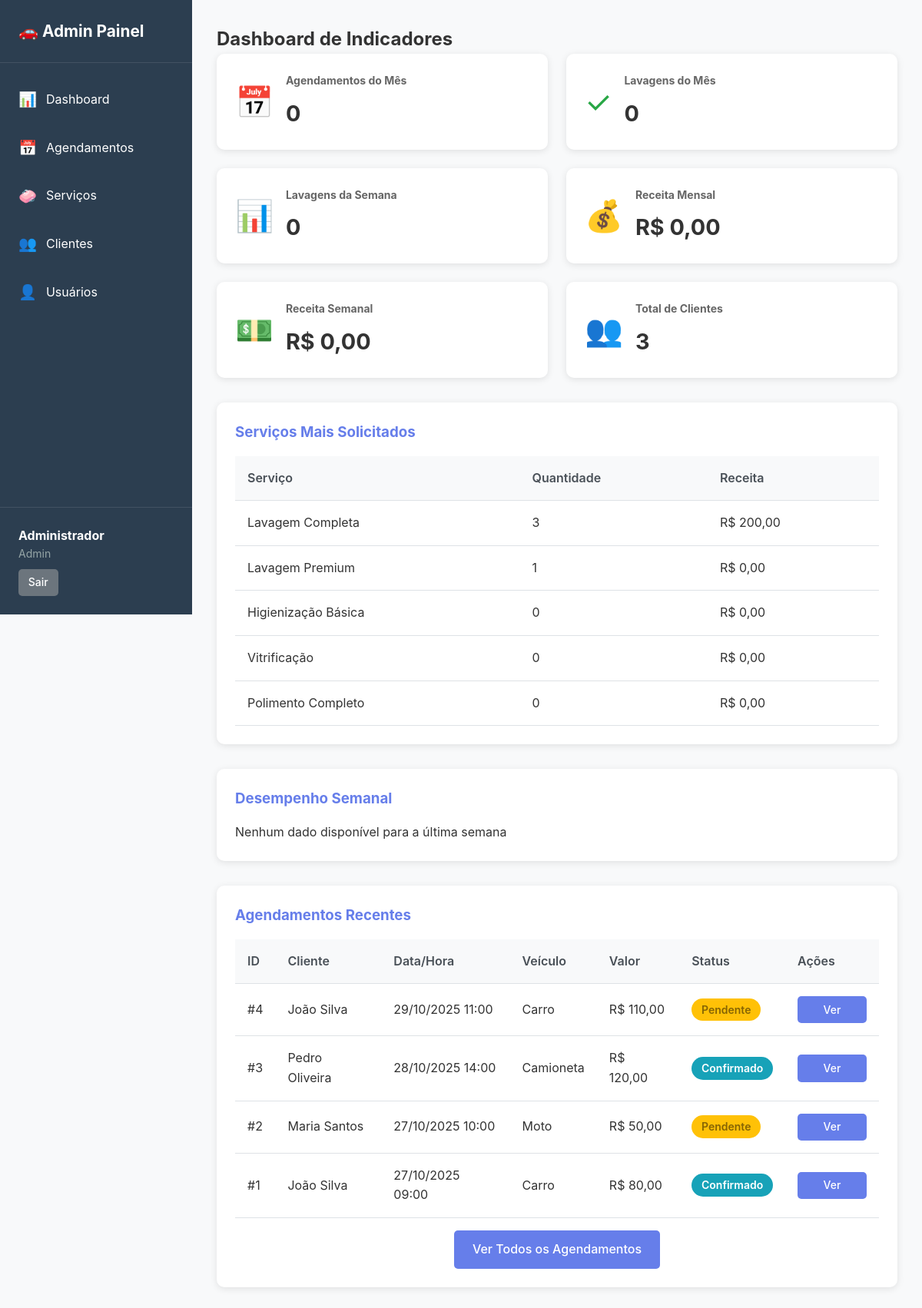
The app's page /public/admin/dashboard.php (signed in) with its own data.
### tables this page shows
CREATE TABLE agendamentos (
    id INT PRIMARY KEY AUTO_INCREMENT,
    cliente_id INT NOT NULL,
    data_agendamento DATE NOT NULL,
    hora_agendamento TIME NOT NULL,
    tipo_veiculo ENUM('moto', 'carro', 'camioneta') NOT NULL,
    placa_veiculo VARCHAR(20),
    modelo_veiculo VARCHAR(100),
    observacoes TEXT,
    valor_total DECIMAL(10,2) NOT NULL,
    status ENUM('pendente', 'confirmado', 'em_andamento', 'concluido', 'cancelado') DEFAULT 'pendente',
    data_criacao TIMESTAMP DEFAULT CURRENT_TIMESTAMP,
    data_atualizacao TIMESTAMP DEFAULT CURRENT_TIMESTAMP ON UPDATE CURRENT_TIMESTAMP,
    FOREIGN KEY (cliente_id) REFERENCES clientes(id),
    INDEX idx_cliente (cliente_id),
    INDEX idx_data (data_agendamento),
    INDEX idx_status (status),
    INDEX idx_data_hora (data_agendamento, hora_agendamento)
);

CREATE TABLE clientes (
    id INT PRIMARY KEY AUTO_INCREMENT,
    nome VARCHAR(100) NOT NULL,
    email VARCHAR(100) UNIQUE NOT NULL,
    senha VARCHAR(255) NOT NULL,
    telefone VARCHAR(20) NOT NULL,
    endereco VARCHAR(255) NOT NULL,
    cidade VARCHAR(100) NOT NULL,
    estado VARCHAR(2) NOT NULL,
    cep VARCHAR(10) NOT NULL,
    data_cadastro TIMESTAMP DEFAULT CURRENT_TIMESTAMP,
    data_atualizacao TIMESTAMP DEFAULT CURRENT_TIMESTAMP ON UPDATE CURRENT_TIMESTAMP,
    INDEX idx_email (email),
    INDEX idx_nome (nome),
    INDEX idx_telefone (telefone)
);

### app/models/Agendamento.php (called while the page is built, shortened)
<?php
class Agendamento {
    private $conn;
    private $table_name = "agendamentos";
    public function __construct($db = null) {
        if ($db) {
            $this->conn = $db;
        } else {
            $database = new Database();
            $this->conn = $database->getConnection();
        }
    }
    public function readAll() {
        $query = "SELECT a.*, c.nome as cliente_nome, c.telefone as cliente_telefone
                  FROM " . $this->table_name . " a
                  INNER JOIN clientes c ON a.cliente_id = c.id
                  ORDER BY a.data_agendamento DESC, a.hora_agendamento DESC";
        $stmt = $this->conn->prepare($query);
        $stmt->execute();
        return $stmt;
    }
    public function totalAgendamentosMes() {
        $query = "SELECT COUNT(*) as total
                  FROM " . $this->table_name . "
                  WHERE MONTH(data_agendamento) = MONTH(CURDATE())
                  AND YEAR(data_agendamento) = YEAR(CURDATE())";
        $stmt = $this->conn->prepare($query);
        $stmt->execute();
        $row = $stmt->fetch(PDO::FETCH_ASSOC);
        return $row['total'];
    }
    public function totalLavagensMes() {
        $query = "SELECT COUNT(*) as total
                  FROM " . $this->table_name . "
                  WHERE status = 'concluido'
                  AND MONTH(data_agendamento) = MONTH(CURDATE())
                  AND YEAR(data_agendamento) = YEAR(CURDATE())";
        $stmt = $this->conn->prepare($query);
        $stmt->execute();
        $row = $stmt->fetch(PDO::FETCH_ASSOC);
        return $row['total'];
    }
    public function totalLavagensSemana() {
        $query = "SELECT COUNT(*) as total
                  FROM " . $this->table_name . "
                  WHERE status = 'concluido'
                  AND data_agendamento >= DATE_SUB(CURDATE(), INTERVAL 7 DAY)";
        $stmt = $this->conn->prepare($query);
        $stmt->execute();
        $row = $stmt->fetch(PDO::FETCH_ASSOC);
        return $row['total'];
    }
    public function receitaMensal() {
        $query = "SELECT COALESCE(SUM(valor_total), 0) as total
                  FROM " . $this->table_name . "
                  WHERE status IN ('concluido', 'confirmado')
                  AND MONTH(data_agendamento) = MONTH(CURDATE())
                  AND YEAR(data_agendamento) = YEAR(CURDATE())";
        $stmt = $this->conn->prepare($query);
        $stmt->execute();
        $row = $stmt->fetch(PDO::FETCH_ASSOC);
        return $row['total'];
    }
    public function receitaSemanal() {
        $query = "SELECT COALESCE(SUM(valor_total), 0) as total
                  FROM " . $this->table_name . "
                  WHERE status IN ('concluido', 'confirmado')
                  AND data_agendamento >= DATE_SUB(CURDATE(), INTERVAL 7 DAY)";
        $stmt = $this->conn->prepare($query);
        $stmt->execute();
        $row = $stmt->fetch(PDO::FETCH_ASSOC);
        return $row['total'];
    }
}
?>

### config/config.php (called while the page is built, shortened)
<?php
function formatarMoeda($valor) {
    return 'R$ ' . number_format($valor, 2, ',', '.');
}
function formatarData($data) {
    return date('d/m/Y', strtotime($data));
}
?>

### app/models/Cliente.php (called while the page is built, shortened)
<?php
class Cliente {
    private $conn;
    private $table_name = "clientes";
    public function __construct($db = null) {
        if ($db) {
            $this->conn = $db;
        } else {
            $database = new Database();
            $this->conn = $database->getConnection();
        }
    }
    public function count() {
        $query = "SELECT COUNT(*) as total FROM " . $this->table_name;
        $stmt = $this->conn->prepare($query);
        $stmt->execute();
        $row = $stmt->fetch(PDO::FETCH_ASSOC);
        return $row['total'];
    }
}
?>

### app/models/Servico.php (called while the page is built, shortened)
<?php
class Servico {
    private $conn;
    public function __construct($db = null) {
        if ($db) {
            $this->conn = $db;
        } else {
            $database = new Database();
            $this->conn = $database->getConnection();
        }
    }
    public function maissolicitados($limit = 5) {
        $query = "
            SELECT
                s.nome AS servico,
                COALESCE(SUM(ai.quantidade), 0) AS quantidade_vendida,
                COALESCE(SUM(CASE WHEN a.status IN ('confirmado','concluido') THEN ai.valor_total ELSE 0 END), 0) AS receita_total
            FROM servicos s
            LEFT JOIN agendamento_itens ai ON ai.servico_id = s.id
            LEFT JOIN agendamentos a ON a.id = ai.agendamento_id
            GROUP BY s.id, s.nome
            ORDER BY quantidade_vendida DESC, receita_total DESC
            LIMIT :limit
        ";
        $stmt = $this->conn->prepare($query);
        $stmt->bindParam(":limit", $limit, PDO::PARAM_INT);
        $stmt->execute();
        return $stmt;
    }
}
?>

### public/admin/dashboard.php (the view, shortened to what this page needs)
<?php
require_once __DIR__ . '/../../config/config.php';
require_once __DIR__ . '/../../app/models/Agendamento.php';
require_once __DIR__ . '/../../app/models/Servico.php';
require_once __DIR__ . '/../../app/models/Cliente.php';
$database = new Database();
$db = $database->getConnection();
$agendamento_model = new Agendamento($db);
$servico_model = new Servico($db);
$cliente_model = new Cliente($db);
$total_agendamentos_mes = $agendamento_model->totalAgendamentosMes();
$total_lavagens_mes = $agendamento_model->totalLavagensMes();
$total_lavagens_semana = $agendamento_model->totalLavagensSemana();
$receita_mensal = $agendamento_model->receitaMensal();
$receita_semanal = $agendamento_model->receitaSemanal();
$total_clientes = $cliente_model->count();
$stmt_servicos = $servico_model->maissolicitados(5);
$servicos_mais_solicitados = $stmt_servicos->fetchAll(PDO::FETCH_ASSOC);
$stmt_dashboard = $agendamento_model->getDashboardSemanal();
$dashboard_semanal = $stmt_dashboard->fetchAll(PDO::FETCH_ASSOC);
$stmt_agendamentos = $agendamento_model->readAll();
$agendamentos_recentes = $stmt_agendamentos->fetchAll(PDO::FETCH_ASSOC);
$agendamentos_recentes = array_slice($agendamentos_recentes, 0, 10);
include __DIR__ . '/../../app/views/admin/header_admin.php';
?>
<div class="admin-content">
    <h2>Dashboard de Indicadores</h2>
    <div class="dashboard-cards">
        <div class="dashboard-card card-blue">
            <div class="card-icon">📅</div>
            <div class="card-content">
                <h3>Agendamentos do Mês</h3>
                <p class="card-value"><?php echo $total_agendamentos_mes; ?></p>
            </div>
        </div>
        <div class="dashboard-card card-green">
            <div class="card-icon">✓</div>
            <div class="card-content">
                <h3>Lavagens do Mês</h3>
                <p class="card-value"><?php echo $total_lavagens_mes; ?></p>
            </div>
        </div>
        <div class="dashboard-card card-purple">
            <div class="card-icon">📊</div>
            <div class="card-content">
                <h3>Lavagens da Semana</h3>
                <p class="card-value"><?php echo $total_lavagens_semana; ?></p>
            </div>
        </div>
        <div class="dashboard-card card-orange">
            <div class="card-icon">💰</div>
            <div class="card-content">
                <h3>Receita Mensal</h3>
                <p class="card-value"><?php echo formatarMoeda($receita_mensal); ?></p>
            </div>
        </div>
        <div class="dashboard-card card-teal">
            <div class="card-icon">💵</div>
            <div class="card-content">
                <h3>Receita Semanal</h3>
                <p class="card-value"><?php echo formatarMoeda($receita_semanal); ?></p>
            </div>
        </div>
        <div class="dashboard-card card-pink">
            <div class="card-icon">👥</div>
            <div class="card-content">
                <h3>Total de Clientes</h3>
                <p class="card-value"><?php echo $total_clientes; ?></p>
            </div>
        </div>
    </div>
    <div class="dashboard-grid">
        <div class="dashboard-widget">
            <h3>Serviços Mais Solicitados</h3>
            <?php if (!empty($servicos_mais_solicitados)): ?>
                <table class="admin-table">
                    <thead>
                        <tr>
                            <th>Serviço</th>
                            <th>Quantidade</th>
                            <th>Receita</th>
                        </tr>
                    </thead>
                    <tbody>
                        <?php foreach ($servicos_mais_solicitados as $servico): ?>
                        <tr>
                            <td><?php echo htmlspecialchars($servico['servico']); ?></td>
                            <td><?php echo $servico['quantidade_vendida']; ?></td>
                            <td><?php echo formatarMoeda($servico['receita_total']); ?></td>
                        </tr>
                        <?php endforeach; ?>
                    </tbody>
                </table>
            <?php else: ?>
                <p>Nenhum dado disponível</p>
            <?php endif; ?>
        </div>
        <div class="dashboard-widget">
            <h3>Desempenho Semanal</h3>
            <?php if (!empty($dashboard_semanal)): ?>
                <table class="admin-table">
                    <thead>
                        <tr>
                            <th>Data</th>
                            <th>Agendamentos</th>
                            <th>Lavagens</th>
                            <th>Receita</th>
                        </tr>
                    </thead>
                    <tbody>
                        <?php foreach ($dashboard_semanal as $dia): ?>
                        <tr>
                            <td><?php echo formatarData($dia['data']); ?></td>
                            <td><?php echo $dia['total_agendamentos']; ?></td>
                            <td><?php echo $dia['lavagens_concluidas']; ?></td>
                            <td><?php echo formatarMoeda($dia['receita']); ?></td>
                        </tr>
                        <?php endforeach; ?>
                    </tbody>
                </table>
            <?php else: ?>
                <p>Nenhum dado disponível para a última semana</p>
            <?php endif; ?>
        </div>
    </div>
    <div class="dashboard-widget">
        <h3>Agendamentos Recentes</h3>
        <?php if (!empty($agendamentos_recentes)): ?>
            <table class="admin-table">
                <thead>
                    <tr>
                        <th>ID</th>
                        <th>Cliente</th>
                        <th>Data/Hora</th>
                        <th>Veículo</th>
                        <th>Valor</th>
                        <th>Status</th>
                        <th>Ações</th>
                    </tr>
                </thead>
                <tbody>
                    <?php foreach ($agendamentos_recentes as $ag): ?>
                    <tr>
                        <td>#<?php echo $ag['id']; ?></td>
                        <td><?php echo htmlspecialchars($ag['cliente_nome']); ?></td>
                        <td>
                            <?php echo formatarData($ag['data_agendamento']); ?>
                            <?php echo date('H:i', strtotime($ag['hora_agendamento'])); ?>
                        </td>
                        <td><?php echo ucfirst($ag['tipo_veiculo']); ?></td>
                        <td><?php echo formatarMoeda($ag['valor_total']); ?></td>
                        <td>
                            <span class="status-badge status-<?php echo $ag['status']; ?>">
                                <?php
                                $status_texto = [
                                    'pendente' => 'Pendente',
                                    'confirmado' => 'Confirmado',
                                    'em_andamento' => 'Em Andamento',
                                    'concluido' => 'Concluído',
                                    'cancelado' => 'Cancelado'
                                ];
                                echo $status_texto[$ag['status']] ?? $ag['status'];
                                ?>
                            </span>
                        </td>
                        <td>
                            <a href="agendamentos.php?id=<?php echo $ag['id']; ?>" class="btn btn-sm">Ver</a>
                        </td>
                    </tr>
                    <?php endforeach; ?>
                </tbody>
            </table>
            <div class="widget-footer">
                <a href="agendamentos.php" class="btn btn-primary">Ver Todos os Agendamentos</a>
            </div>
        <?php else: ?>
            <p>Nenhum agendamento encontrado</p>
        <?php endif; ?>
    </div>
</div>
<?php include __DIR__ . '/../../app/views/admin/footer_admin.php'; ?>

### records on screen
agendamentos: id "4", cliente.nome "João Silva", data_agendamento "29/10/2025", hora_agendamento "11:00", tipo_veiculo "Carro", valor_total "R$ 110,00", status "Pendente"
agendamentos: id "3", cliente.nome "Pedro Oliveira", data_agendamento "28/10/2025", hora_agendamento "14:00", tipo_veiculo "Camioneta", valor_total "R$ 120,00", status "Confirmado"
agendamentos: id "2", cliente.nome "Maria Santos", data_agendamento "27/10/2025", hora_agendamento "10:00", tipo_veiculo "Moto", valor_total "R$ 50,00", status "Pendente"
agendamentos: id "1", cliente.nome "João Silva", data_agendamento "27/10/2025", hora_agendamento "09:00", tipo_veiculo "Carro", valor_total "R$ 80,00", status "Confirmado"

### other values on screen
$_SESSION['admin_nome'] "Administrador"
$_SESSION['admin_tipo'] "Admin"
$total_agendamentos_mes "0"
$total_lavagens_mes "0"
$total_lavagens_semana "0"
formatarMoeda($receita_mensal) "R$ 0,00"
formatarMoeda($receita_semanal) "R$ 0,00"
$total_clientes "3"
$servico['servico'] "Lavagem Completa"
$servico['quantidade_vendida'] "3"
formatarMoeda($servico['receita_total']) "R$ 200,00"
$servico['servico'] "Lavagem Premium"
$servico['quantidade_vendida'] "1"
formatarMoeda($servico['receita_total']) "R$ 0,00"
$servico['servico'] "Higienização Básica"
